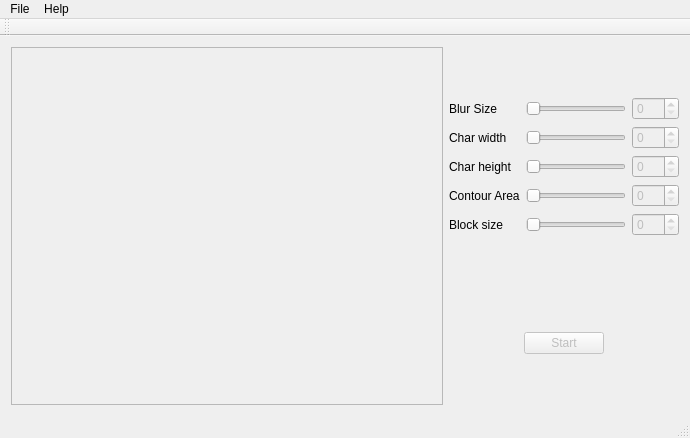
<?xml version="1.0" encoding="UTF-8"?>
<ui version="4.0">
 <class>MainWindow</class>
 <widget class="QMainWindow" name="MainWindow">
  <property name="geometry">
   <rect>
    <x>0</x>
    <y>0</y>
    <width>690</width>
    <height>438</height>
   </rect>
  </property>
  <property name="windowTitle">
   <string>MainWindow</string>
  </property>
  <widget class="QWidget" name="centralWidget">
   <layout class="QHBoxLayout" name="horizontalLayout">
    <item>
     <widget class="QScrollArea" name="scrollArea">
      <property name="widgetResizable">
       <bool>true</bool>
      </property>
      <widget class="QWidget" name="scrollAreaWidgetContents">
       <property name="geometry">
        <rect>
         <x>0</x>
         <y>0</y>
         <width>400</width>
         <height>357</height>
        </rect>
       </property>
       <layout class="QHBoxLayout" name="horizontalLayout_2">
        <item>
         <widget class="QLabel" name="imageLabel">
          <property name="sizePolicy">
           <sizepolicy hsizetype="Expanding" vsizetype="Preferred">
            <horstretch>0</horstretch>
            <verstretch>0</verstretch>
           </sizepolicy>
          </property>
          <property name="text">
           <string/>
          </property>
         </widget>
        </item>
       </layout>
      </widget>
     </widget>
    </item>
    <item>
     <layout class="QVBoxLayout" name="verticalLayout">
      <item>
       <layout class="QGridLayout" name="gridLayout">
        <item row="3" column="0">
         <widget class="QLabel" name="label_5">
          <property name="text">
           <string>Contour Area</string>
          </property>
         </widget>
        </item>
        <item row="0" column="2">
         <widget class="QSpinBox" name="blurSizeBox">
          <property name="enabled">
           <bool>false</bool>
          </property>
          <property name="maximum">
           <number>100</number>
          </property>
         </widget>
        </item>
        <item row="1" column="1">
         <widget class="QSlider" name="charWidthSlider">
          <property name="enabled">
           <bool>false</bool>
          </property>
          <property name="sizePolicy">
           <sizepolicy hsizetype="Minimum" vsizetype="Fixed">
            <horstretch>0</horstretch>
            <verstretch>0</verstretch>
           </sizepolicy>
          </property>
          <property name="minimumSize">
           <size>
            <width>100</width>
            <height>0</height>
           </size>
          </property>
          <property name="maximum">
           <number>100</number>
          </property>
          <property name="orientation">
           <enum>Qt::Horizontal</enum>
          </property>
         </widget>
        </item>
        <item row="2" column="1">
         <widget class="QSlider" name="charHeightSlider">
          <property name="enabled">
           <bool>false</bool>
          </property>
          <property name="sizePolicy">
           <sizepolicy hsizetype="Minimum" vsizetype="Fixed">
            <horstretch>0</horstretch>
            <verstretch>0</verstretch>
           </sizepolicy>
          </property>
          <property name="minimumSize">
           <size>
            <width>100</width>
            <height>0</height>
           </size>
          </property>
          <property name="maximum">
           <number>100</number>
          </property>
          <property name="orientation">
           <enum>Qt::Horizontal</enum>
          </property>
         </widget>
        </item>
        <item row="0" column="0">
         <widget class="QLabel" name="label_2">
          <property name="text">
           <string>Blur Size</string>
          </property>
         </widget>
        </item>
        <item row="1" column="0">
         <widget class="QLabel" name="label_3">
          <property name="text">
           <string>Char width</string>
          </property>
         </widget>
        </item>
        <item row="2" column="0">
         <widget class="QLabel" name="label_4">
          <property name="text">
           <string>Char height</string>
          </property>
         </widget>
        </item>
        <item row="1" column="2">
         <widget class="QSpinBox" name="charWidthBox">
          <property name="enabled">
           <bool>false</bool>
          </property>
          <property name="maximum">
           <number>100</number>
          </property>
         </widget>
        </item>
        <item row="2" column="2">
         <widget class="QSpinBox" name="charHeightBox">
          <property name="enabled">
           <bool>false</bool>
          </property>
          <property name="maximum">
           <number>100</number>
          </property>
         </widget>
        </item>
        <item row="3" column="1">
         <widget class="QSlider" name="contourAreaSlider">
          <property name="enabled">
           <bool>false</bool>
          </property>
          <property name="sizePolicy">
           <sizepolicy hsizetype="Minimum" vsizetype="Fixed">
            <horstretch>0</horstretch>
            <verstretch>0</verstretch>
           </sizepolicy>
          </property>
          <property name="minimumSize">
           <size>
            <width>100</width>
            <height>0</height>
           </size>
          </property>
          <property name="maximum">
           <number>100</number>
          </property>
          <property name="orientation">
           <enum>Qt::Horizontal</enum>
          </property>
         </widget>
        </item>
        <item row="3" column="2">
         <widget class="QSpinBox" name="contourAreaBox">
          <property name="enabled">
           <bool>false</bool>
          </property>
          <property name="maximum">
           <number>100</number>
          </property>
         </widget>
        </item>
        <item row="0" column="1">
         <widget class="QSlider" name="blurSizeSlider">
          <property name="enabled">
           <bool>false</bool>
          </property>
          <property name="sizePolicy">
           <sizepolicy hsizetype="Minimum" vsizetype="Fixed">
            <horstretch>0</horstretch>
            <verstretch>0</verstretch>
           </sizepolicy>
          </property>
          <property name="minimumSize">
           <size>
            <width>100</width>
            <height>0</height>
           </size>
          </property>
          <property name="maximum">
           <number>100</number>
          </property>
          <property name="orientation">
           <enum>Qt::Horizontal</enum>
          </property>
         </widget>
        </item>
        <item row="4" column="0">
         <widget class="QLabel" name="label_6">
          <property name="text">
           <string>Block size</string>
          </property>
         </widget>
        </item>
        <item row="4" column="1">
         <widget class="QSlider" name="blockSizeSlider">
          <property name="enabled">
           <bool>false</bool>
          </property>
          <property name="sizePolicy">
           <sizepolicy hsizetype="Minimum" vsizetype="Fixed">
            <horstretch>0</horstretch>
            <verstretch>0</verstretch>
           </sizepolicy>
          </property>
          <property name="minimumSize">
           <size>
            <width>100</width>
            <height>0</height>
           </size>
          </property>
          <property name="maximum">
           <number>100</number>
          </property>
          <property name="orientation">
           <enum>Qt::Horizontal</enum>
          </property>
         </widget>
        </item>
        <item row="4" column="2">
         <widget class="QSpinBox" name="blockSizeBox">
          <property name="enabled">
           <bool>false</bool>
          </property>
          <property name="maximum">
           <number>100</number>
          </property>
         </widget>
        </item>
       </layout>
      </item>
      <item>
       <spacer name="verticalSpacer">
        <property name="orientation">
         <enum>Qt::Vertical</enum>
        </property>
        <property name="sizeType">
         <enum>QSizePolicy::Minimum</enum>
        </property>
        <property name="sizeHint" stdset="0">
         <size>
          <width>20</width>
          <height>40</height>
         </size>
        </property>
       </spacer>
      </item>
      <item alignment="Qt::AlignHCenter">
       <widget class="QPushButton" name="pushButton">
        <property name="enabled">
         <bool>false</bool>
        </property>
        <property name="sizePolicy">
         <sizepolicy hsizetype="Fixed" vsizetype="Fixed">
          <horstretch>0</horstretch>
          <verstretch>0</verstretch>
         </sizepolicy>
        </property>
        <property name="text">
         <string>Start</string>
        </property>
       </widget>
      </item>
     </layout>
    </item>
   </layout>
  </widget>
  <widget class="QMenuBar" name="menuBar">
   <property name="geometry">
    <rect>
     <x>0</x>
     <y>0</y>
     <width>690</width>
     <height>22</height>
    </rect>
   </property>
   <widget class="QMenu" name="menuFile">
    <property name="title">
     <string>File</string>
    </property>
    <widget class="QMenu" name="menuOpen">
     <property name="title">
      <string>Open</string>
     </property>
     <addaction name="actionImage"/>
     <addaction name="actionTraining_File"/>
    </widget>
    <addaction name="menuOpen"/>
    <addaction name="actionExit"/>
   </widget>
   <widget class="QMenu" name="menuHelp">
    <property name="title">
     <string>Help</string>
    </property>
    <addaction name="actionAbout"/>
   </widget>
   <addaction name="menuFile"/>
   <addaction name="menuHelp"/>
  </widget>
  <widget class="QToolBar" name="mainToolBar">
   <attribute name="toolBarArea">
    <enum>TopToolBarArea</enum>
   </attribute>
   <attribute name="toolBarBreak">
    <bool>false</bool>
   </attribute>
  </widget>
  <widget class="QStatusBar" name="statusBar"/>
  <action name="actionExit">
   <property name="text">
    <string>Exit</string>
   </property>
  </action>
  <action name="actionAbout">
   <property name="text">
    <string>About</string>
   </property>
  </action>
  <action name="actionImage">
   <property name="text">
    <string>Image</string>
   </property>
  </action>
  <action name="actionTraining_File">
   <property name="text">
    <string>Training File</string>
   </property>
  </action>
 </widget>
 <layoutdefault spacing="6" margin="11"/>
 <resources/>
 <connections/>
</ui>
